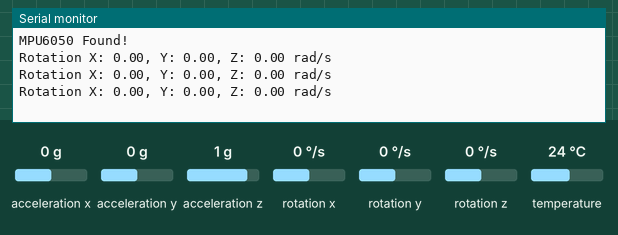
A sketch run on a simulated Arduino Uno, built with avr-gcc and run on an emulated ATmega328P. Parts: the last lines printed to the serial monitor. Inputs (shaded band) come from the test bench; at power-on: rotation x 0 °/s, rotation y 0 °/s, rotation z 0 °/s, acceleration x 0 g, acceleration y 0 g, acceleration z 1 g, temperature 24 °C. No radio packets arrive unless stated.

Above: at 1.3 s.
1.4 s: rotation x set to -192 °/s
At 2.0 s:
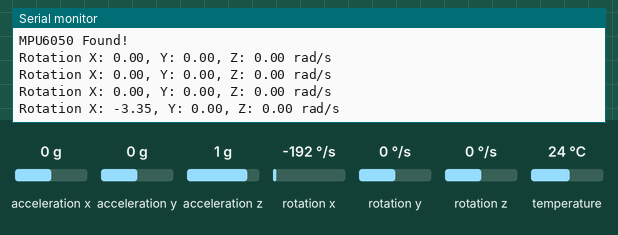
2.9 s: rotation y set to -192 °/s
At 3.5 s:
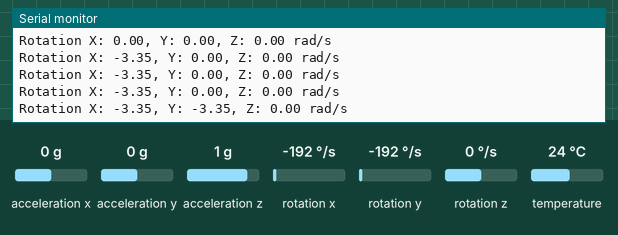
4.4 s: rotation z set to -192 °/s
At 5.1 s:
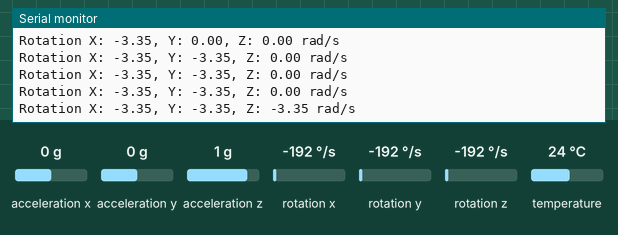

The sketch:

Arduino_Uno_working_gyroscope_2.ino
```cpp
#include <Adafruit_MPU6050.h>
#include <Adafruit_Sensor.h>
#include <Wire.h>
#include <SPI.h>
#include <nRF24L01.h>
#include <RF24.h>

Adafruit_MPU6050 mpu;

RF24 radio(7, 8); // CE, CSN
const byte addresses[][6] = {"00001", "00002"};

const int num = 2;
int Array[num];

int GyX, GyY;

void setup(void) {
  Serial.begin(115200);

  // Try to initialize!
  if (!mpu.begin()) {
    Serial.println("Failed to find MPU6050 chip");
    while (1) {
      delay(10);
    }
  }
  Serial.println("MPU6050 Found!");


  // set gyro range to +- 2000 deg/s
  mpu.setGyroRange(MPU6050_RANGE_2000_DEG);

  // set filter bandwidth to 21 Hz
  mpu.setFilterBandwidth(MPU6050_BAND_21_HZ);

  radio.begin();
  radio.openWritingPipe(addresses[1]); // 00002
  radio.openReadingPipe(1, addresses[0]); // 00001
  radio.setPALevel(RF24_PA_MIN);

  delay(100);
}

void loop() {
  /* Get new sensor events with the readings */
  sensors_event_t a, g, temp;
  mpu.getEvent(&a, &g, &temp);


  Serial.print("Rotation X: ");
  Serial.print(g.gyro.x);
  Serial.print(", Y: ");
  Serial.print(g.gyro.y);
  Serial.print(", Z: ");
  Serial.print(g.gyro.z);
  Serial.println(" rad/s");


  Serial.println("");

  GyX = g.gyro.x;
  GyY = g.gyro.y;

  Array[0] = GyX;
  Array[1] = GyY;
  radio.stopListening();
  radio.write(&Array, sizeof(Array));

  delay(500);
}
```

Measured:
- after the input at 1.4 s, the serial monitor: prints a new line after 0.22 s (image 1)
- after the input at 2.9 s, the serial monitor: prints a new line after 0.24 s (image 2)
- after the input at 4.4 s, the serial monitor: prints a new line after 0.26 s (image 3)
